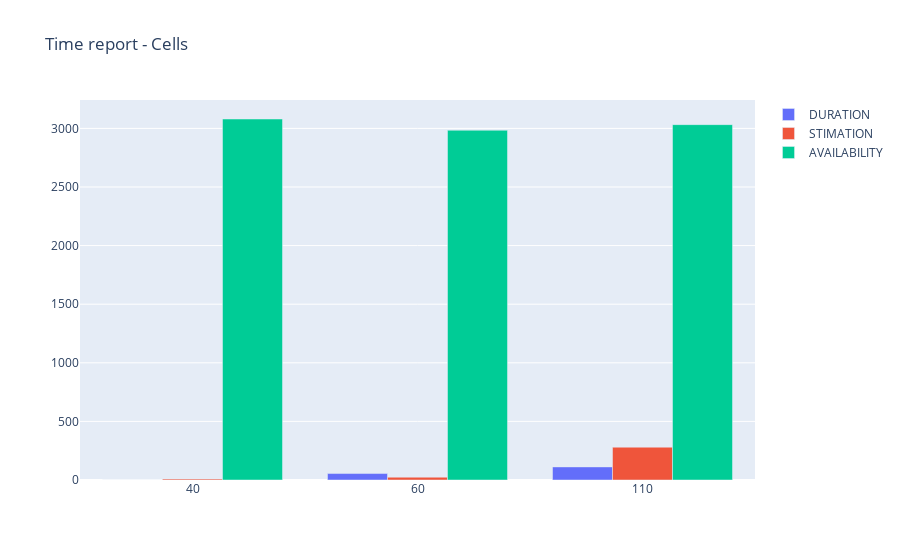

Source (notebook cell):
### Code cell
# HISTOGRAM CHART - TIME


total_time = pd.concat([cells_availability_resume, total_stimation_cell.drop(['CELL'], axis = 1)], axis=1, join='inner')


fig4 = go.Figure(data=[
    go.Bar(name='DURATION', x=total_time['CELL'], y=total_time['DURATION']),
    go.Bar(name='STIMATION', x=total_time['CELL'], y=total_time['STIMATION']),
    go.Bar(name='AVAILABILITY', x=total_time['CELL'], y=total_time['AVAILABILITY']),
])
fig4.update_layout(title_text='Time report - Cells')
fig4.update_layout(barmode='group')
fig4.show()




display(total_time)

### Figure 1 — Plotly figure (JSON) as saved in the notebook; plotly's stock layout.template omitted (floating-point values rounded to 4 significant figures)
{"data": [{"name": "DURATION", "type": "bar", "x": ["40", "60", "110"], "y": [0, 55, 111.8]}, {"name": "STIMATION", "type": "bar", "x": ["40", "60", "110"], "y": [8, 24, 280]}, {"name": "AVAILABILITY", "type": "bar", "x": ["40", "60", "110"], "y": [3080, 2984, 3032]}], "layout": {"barmode": "group", "title": {"text": "Time report - Cells"}}}
